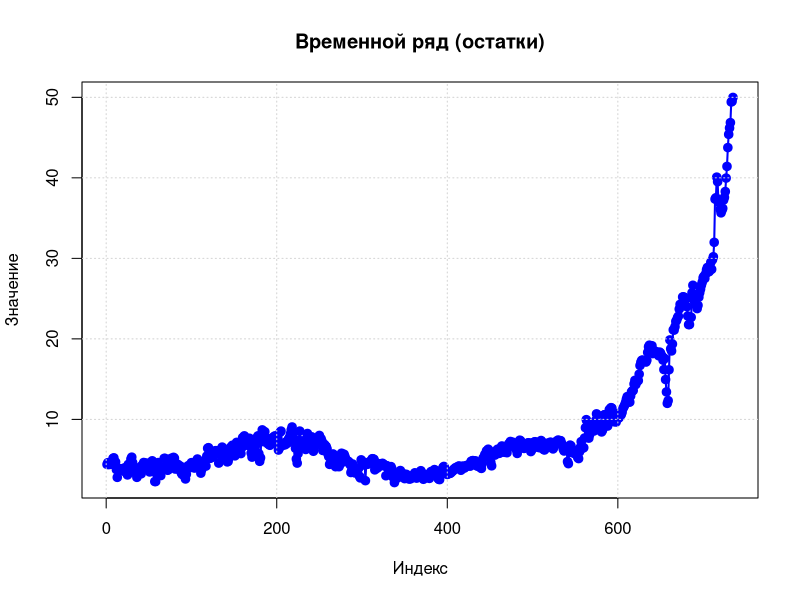

The R script that drew this image:
# --------------------------
# Тест автокорреляции остатков:
# Ручная реализация Box-Pierce теста и применение встроенной функции Box.test()
# --------------------------

# Считывание данных из CSV-файла
# Файл data.csv должен находиться в рабочей директории и содержать столбец "Value"
data <- read.table("data.csv", header = TRUE, sep = "\n", dec = ",", row.names = NULL)
x <- data$Value

# Если данные не числовые, преобразуем их в numeric
if (!is.numeric(x)) {
  x <- as.numeric(x)
}

# Построение графика временного ряда
plot(x, type = "o", col = "blue", pch = 19, lwd = 2,
     xlab = "Индекс", ylab = "Значение", main = "Временной ряд (остатки)")
grid()

# Ручная реализация теста Box-Pierce

# Функция для вычисления автокорреляций для лагов от 1 до max_lag
compute_autocorrelations <- function(x, max_lag) {
  n <- length(x)
  x_mean <- mean(x)
  denom <- sum((x - x_mean)^2)
  acf_values <- numeric(max_lag)
  
  for (lag in 1:max_lag) {
    # Вычисляем автокорреляцию для данного лага
    num <- sum((x[(lag + 1):n] - x_mean) * (x[1:(n - lag)] - x_mean))
    acf_values[lag] <- num / denom
  }
  return(acf_values)
}

# Функция для проведения ручного теста Box-Pierce
box_pierce_test_manual <- function(x, lag = 10) {
  n <- length(x)
  
  # Вычисляем автокорреляции для лагов от 1 до lag
  acf_values <- compute_autocorrelations(x, lag)
  
  # Статистика Box-Pierce: Q = n * сумма квадратов автокорреляций
  Q <- n * sum(acf_values^2)
  
  # p-value по распределению хи-квадрат с lag степенями свободы
  p_value <- 1 - pchisq(Q, df = lag)
  
  # Определяем гипотезу:
  # H0: остатки независимы (p_value > 0.05)
  # H1: остатки коррелируют (p_value <= 0.05)
  if (p_value > 0.05) {
    hypothesis <- "H0: остатки независимы"
  } else {
    hypothesis <- "H1: остатки коррелируют"
  }
  
  return(list(statistic = Q, p.value = p_value, lag = lag, acf = acf_values, hypothesis = hypothesis))
}

# Выполним ручной тест
manual_result <- box_pierce_test_manual(x, lag = 10)

# Тест с использованием встроенной функции Box.test()
# Внимание: для корректного задания типа теста используем type = "Box-Pierce"
box_test_result <- Box.test(x, lag = 10, type = "Box-Pierce")

# Вывод результатов
cat("Ручной тест Box-Pierce:\n")
cat("  Статистика (Q):", manual_result$statistic, "\n")
cat("  p-value:", manual_result$p.value, "\n")
cat("  Гипотеза:", manual_result$hypothesis, "\n")
cat("  Автокорреляции для лагов:\n")
print(manual_result$acf)
cat("\n---------------------------------\n")

cat("Тест с использованием Box.test():\n")
print(box_test_result)

# Вывод интерпретации для теста Box.test():
if (box_test_result$p.value > 0.05) {
  cat("Вывод: H0 (остатки независимы, p-value >", box_test_result$p.value, ")\n")
} else {
  cat("Вывод: H1 (остатки коррелируют, p-value <=", box_test_result$p.value, ")\n")
}
